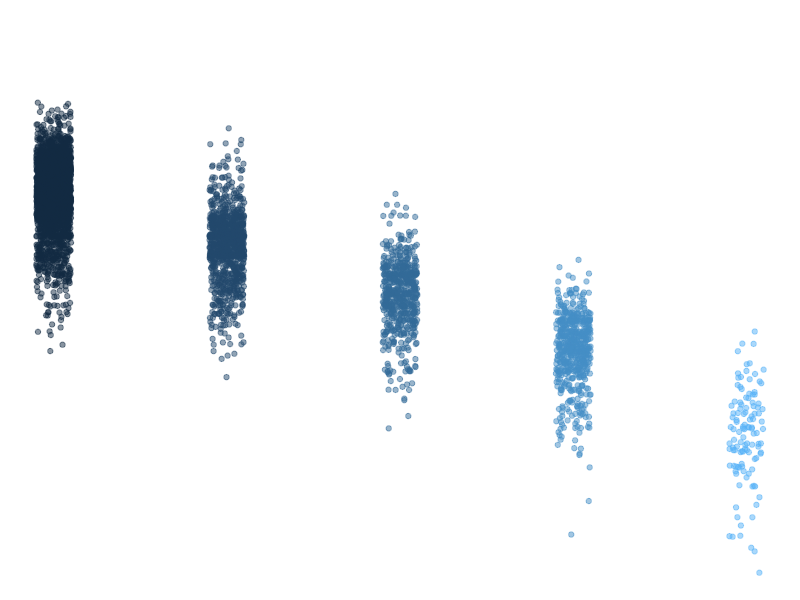

Recreate this plot in R.
## ---- chunk 1
knitr::opts_chunk$set(echo = TRUE)
library(tidyverse)
## ---- chunk 2
summary(storms)
## ---- chunk 3
names(storms)
## ---- chunk 4
ggplot(data = storms, aes(x = category, y = pressure)) +
  geom_jitter(width = 0.1, 
              alpha = 0.5,
              aes(color = category),
              show.legend = FALSE) +
  labs(x = "StorM CategorRY", 
       y = "Air pressure at storm center (millibars)"
       ) +
  theme_void()
